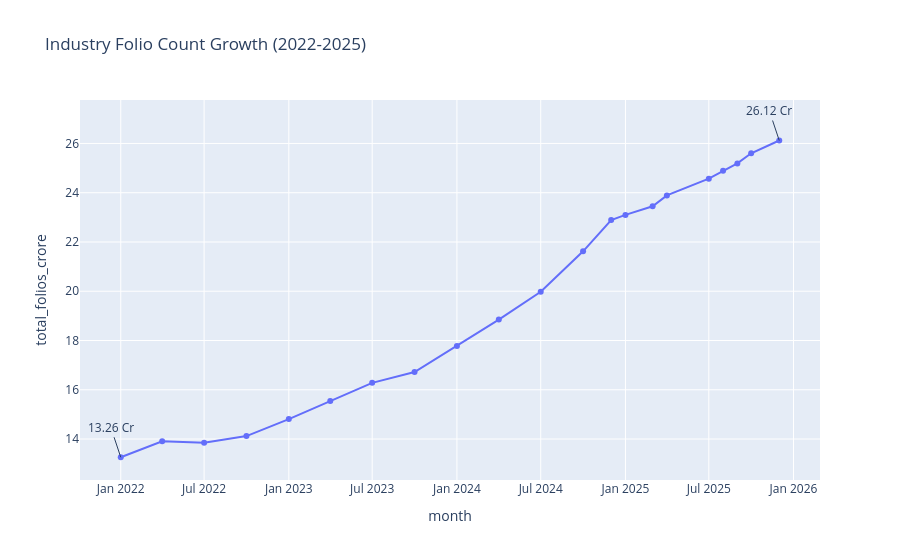

The notebook cell this image was saved under:
### Code cell
import plotly.express as px
fig = px.line(df,x='month', y='total_folios_crore', title='Industry Folio Count Growth (2022-2025)',
               markers=True)
fig.add_annotation( x=df.iloc[0]['month'], y=df.iloc[0]['total_folios_crore'], text='13.26 Cr', showarrow=True)

fig.add_annotation( x=df.iloc[-1]['month'], y=df.iloc[-1]['total_folios_crore'], text='26.12 Cr', showarrow=True)
fig.show()

### Figure 1 — Plotly figure (JSON) as saved in the notebook; plotly's stock layout.template omitted (floating-point values rounded to 4 significant figures)
{"data": [{"hovertemplate": "month=%{x}<br>total_folios_crore=%{y}<extra></extra>", "legendgroup": "", "line": {"color": "#636efa", "dash": "solid"}, "marker": {"symbol": "circle"}, "mode": "lines+markers", "name": "", "orientation": "v", "showlegend": false, "type": "scatter", "x": ["2022-01-01T00:00:00.000000000", "2022-04-01T00:00:00.000000000", "2022-07-01T00:00:00.000000000", "2022-10-01T00:00:00.000000000", "2023-01-01T00:00:00.000000000", "2023-04-01T00:00:00.000000000", "2023-07-01T00:00:00.000000000", "2023-10-01T00:00:00.000000000", "2024-01-01T00:00:00.000000000", "2024-04-01T00:00:00.000000000", "2024-07-01T00:00:00.000000000", "2024-10-01T00:00:00.000000000", "2024-12-01T00:00:00.000000000", "2025-01-01T00:00:00.000000000", "2025-03-01T00:00:00.000000000", "2025-04-01T00:00:00.000000000", "2025-07-01T00:00:00.000000000", "2025-08-01T00:00:00.000000000", "2025-09-01T00:00:00.000000000", "2025-10-01T00:00:00.000000000", "2025-12-01T00:00:00.000000000"], "xaxis": "x", "y": [13.26, 13.91, 13.85, 14.12, 14.81, 15.54, 16.28, 16.72, 17.78, 18.85, 19.98, 21.62, 22.89, 23.1, 23.45, 23.89, 24.57, 24.89, 25.19, 25.6, 26.12], "yaxis": "y"}], "layout": {"annotations": [{"showarrow": true, "text": "13.26 Cr", "x": "2022-01-01T00:00:00", "y": 13.26}, {"showarrow": true, "text": "26.12 Cr", "x": "2025-12-01T00:00:00", "y": 26.12}], "legend": {"tracegroupgap": 0}, "title": {"text": "Industry Folio Count Growth (2022-2025)"}, "xaxis": {"anchor": "y", "domain": [0, 1], "title": {"text": "month"}}, "yaxis": {"anchor": "x", "domain": [0, 1], "title": {"text": "total_folios_crore"}}}}
